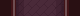

This game map was drawn from its Tiled (.tmx) file and the tilesets committed beside it. A one-line description and the full map source follow:
An orthogonal 5x1 tile map with 16x16 px tiles, 3 tile layers (Back, Walls, Front).

<map version="1.10" tiledversion="1.10.2" orientation="orthogonal" renderorder="right-down" width="5" height="1" tilewidth="16" tileheight="16" infinite="0" nextlayerid="4" nextobjectid="1">
 <properties>
  <property name="PathfindingOffset" value="2 0" />
 </properties>
 <tileset firstgid="1" source="../../../Tilesets/forge_tileset.tsx" />
 <layer id="1" name="Back" width="5" height="1">
  <data encoding="csv">
0,202,203,204,0
</data>
 </layer>
 <layer id="2" name="Walls" width="5" height="1">
  <data encoding="csv">
55,0,0,0,51
</data>
 </layer>
 <layer id="3" name="Front" width="5" height="1">
  <data encoding="csv">
0,0,0,0,0
</data>
 </layer>
</map>
